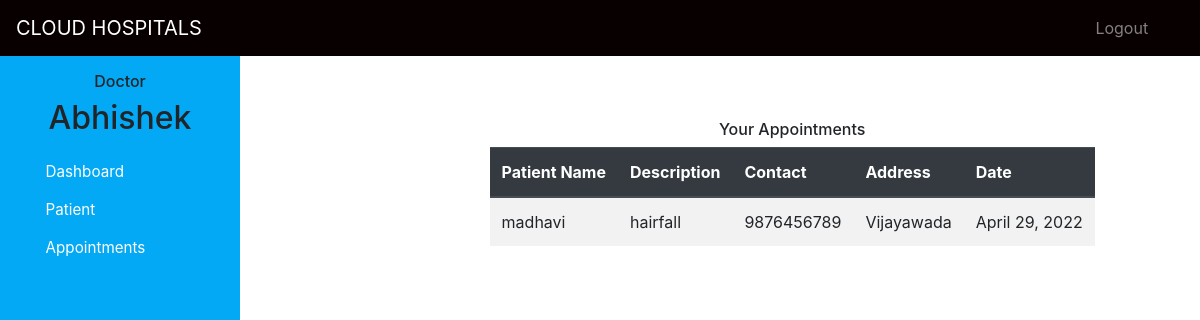
/doctor-dashboard (signed in), run on the app's committed database.
### hospital/models.py (models this page shows, shortened)
class Appointment(models.Model):
    patientId=models.PositiveIntegerField(null=True)
    doctorId=models.PositiveIntegerField(null=True)
    patientName=models.CharField(max_length=40,null=True)
    doctorName=models.CharField(max_length=40,null=True)
    appointmentDate=models.DateField(auto_now=True)
    description=models.TextField(max_length=500)
    status=models.BooleanField(default=False)

class Patient(models.Model):
    user=models.OneToOneField(User,on_delete=models.CASCADE)
    address = models.CharField(max_length=40)
    mobile = models.CharField(max_length=20,null=False)
    symptoms = models.CharField(max_length=100,null=False)
    assignedDoctorId = models.PositiveIntegerField(null=True)
    admitDate=models.DateField(auto_now=True)
    status=models.BooleanField(default=False)

### hospital/views.py (the view)
# urls.py: path('doctor-dashboard', views.doctor_dashboard_view,name='doctor-dashboard'),
@login_required(login_url='doctorlogin')
@user_passes_test(is_doctor)
def doctor_dashboard_view(request):
    patientcount=models.Patient.objects.all().filter(status=True,assignedDoctorId=request.user.id).count()
    appointmentcount=models.Appointment.objects.all().filter(status=True,doctorId=request.user.id).count()
    patientdischarged=models.PatientDischargeDetails.objects.all().distinct().filter(assignedDoctorName=request.user.first_name).count()
    appointments=models.Appointment.objects.all().filter(status=True,doctorId=request.user.id).order_by('-id')
    patientid=[]
    for a in appointments:
        patientid.append(a.patientId)
    patients=models.Patient.objects.all().filter(status=True,user_id__in=patientid).order_by('-id')
    appointments=zip(appointments,patients)
    mydict={
    'patientcount':patientcount,
    'appointmentcount':appointmentcount,
    'patientdischarged':patientdischarged,
    'appointments':appointments,
    'doctor':models.Doctor.objects.get(user_id=request.user.id), #for profile picture of doctor in sidebar
    }
    return render(request,'hospital/doctor_dashboard.html',context=mydict)

### hospital/views.py (called while the page is built)
def is_doctor(user):
    return user.groups.filter(name='DOCTOR').exists()

### templates/hospital/doctor_dashboard.html (shortened to what this page needs)
{% extends 'hospital/doctor_base.html' %}
{% load static %}
{% block content %}
<br><br><br>
<div class="container">
  <div class="row">
    <div class="panel panel-primary" style="margin-left:26%;">
      <div class="panel-heading" style="text-align:center;">
        <h6 class="panel-title">Your Appointments</h6>
      </div>
      <table class="table table-hover table-striped" id="dev-table">
       <thead class="thead-dark">
          <tr>
            <th>Patient Name</th>
            <th>Description</th>
            <th>Contact</th>
            <th>Address</th>
            <th>Date</th>
          </tr>
        </thead>
        {% for a,p in appointments %}
        <tr>
          <td>{{a.patientName}}</td>
          <td>{{a.description}}</td>
          <td>{{p.mobile}}</td>
          <td>{{p.address}}</td>
          <td>{{a.appointmentDate}}</td>
        </tr>
        {% endfor %}
      </table>
    </div>
  </div>
</div>
{% endblock content %}

### templates/hospital/doctor_base.html (shortened to what this page needs)
<!DOCTYPE html>
{% load static %}
<html lang="en">
<head>
  <link rel="stylesheet" href="https://stackpath.bootstrapcdn.com/bootstrap/4.3.1/css/bootstrap.min.css">
  <link rel="stylesheet" href="https://maxcdn.bootstrapcdn.com/font-awesome/4.7.0/css/font-awesome.min.css">
</head>
<body>
  <nav class="menu" tabindex="0">
    <header>
      <br><br><br>
      <h6>Doctor</h6>
      <h2>{{request.user.first_name}}</h2>
    </header>
    <ul>
      <li tabindex="0" > <a style="color:white; text-decoration:none;" href="/doctor-dashboard"><span>Dashboard</span></a> </li>
      <li tabindex="0" > <a style="color:white; text-decoration:none;" href="/doctor-patient"><span>Patient</span></a></li>
      <li tabindex="0" > <a style="color:white; text-decoration:none;" href="/doctor-appointment"><span>Appointments</span></a></li>
    </ul>
  </nav>
  <main>
    <div class="bs-example">
      <nav class="navbar navbar-expand-md  navbar-dark fixed-top" style="background:#080000;">
        <a href="/doctor-dashboard" class="navbar-brand">CLOUD HOSPITALS</a>
        <div class="collapse navbar-collapse justify-content-between" id="navbarCollapse">
          <div class="navbar-nav" style=" margin-left: 90%;">
            <a href="/logout" class="nav-item nav-link">Logout</a>
          </div>
        </div>
      </nav>
    </div>
    <br><br>
    {% block content %}
    {% endblock content %}
    <br><br><br><br><br><br><br>
  </main>
</body>
</html>

### templates/hospital/doctor_base.html (style rules this page uses)
a:link { text-decoration: none; }
a { color: white; }
h6 { text-align: center; }
h2 { text-align: center; }
body { padding-left: 240px; }
main { position: relative; height: 100vh; }
.menu { background: #03a9f4; height: 100vh; width: 240px; position: fixed; top: 0px; left: 0; z-index: 5; outline: none; }
.menu ul { list-style: none; padding: 0.5em 0; margin: 0; }
.menu ul li { padding: 0.5em 1em 0.5em 3em; font-size: 0.95em; font-weight: regular; background-repeat: no-repeat; background-position: left 15px center; background-size: auto 20px; transition: all 0.15s linear; cursor: pointer; }

### data on the page
Appointment: patientName "madhavi", description "hairfall", mobile "9876456789", address "Vijayawada", appointmentDate "April 29, 2022"

### other printed values
{{ request.user.first_name }} "Abhishek"
